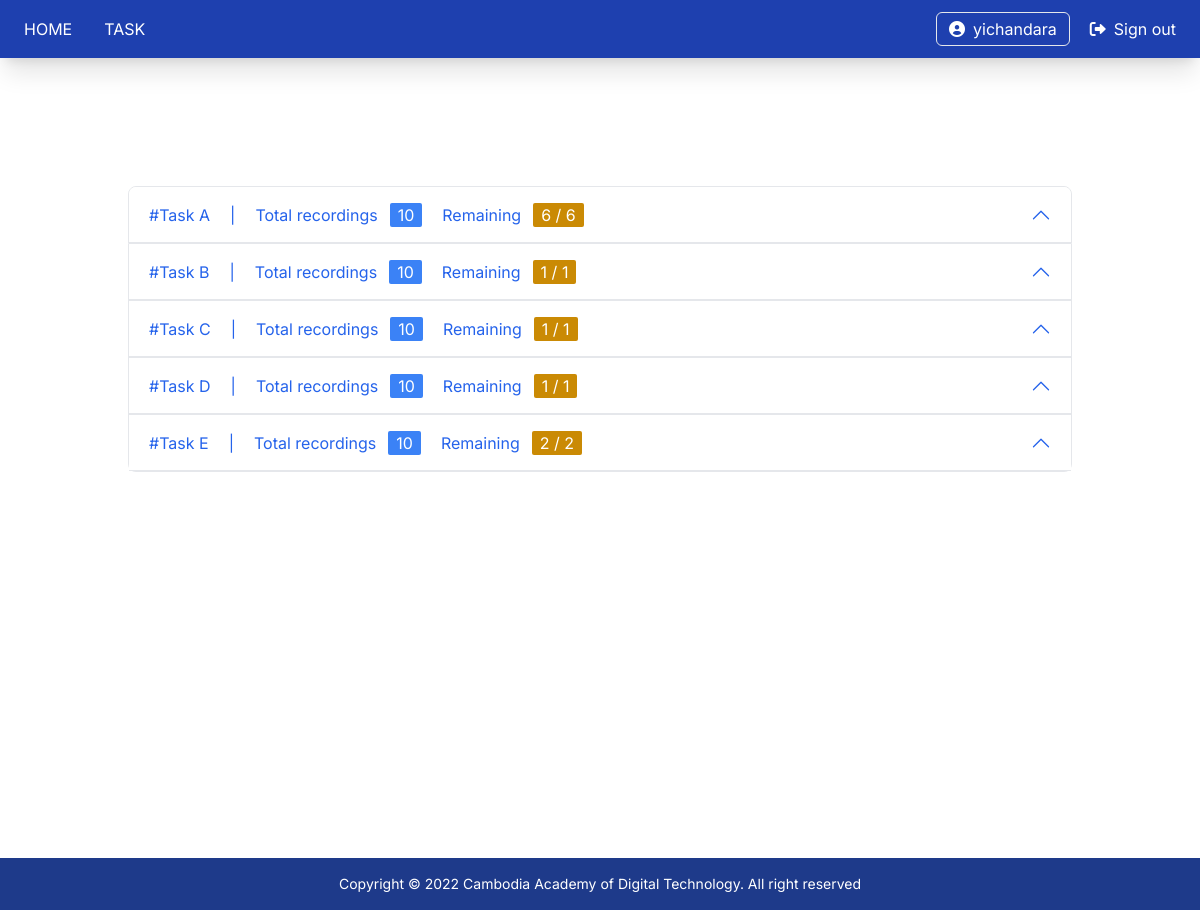
The page /task (signed in) on the database as committed earlier.
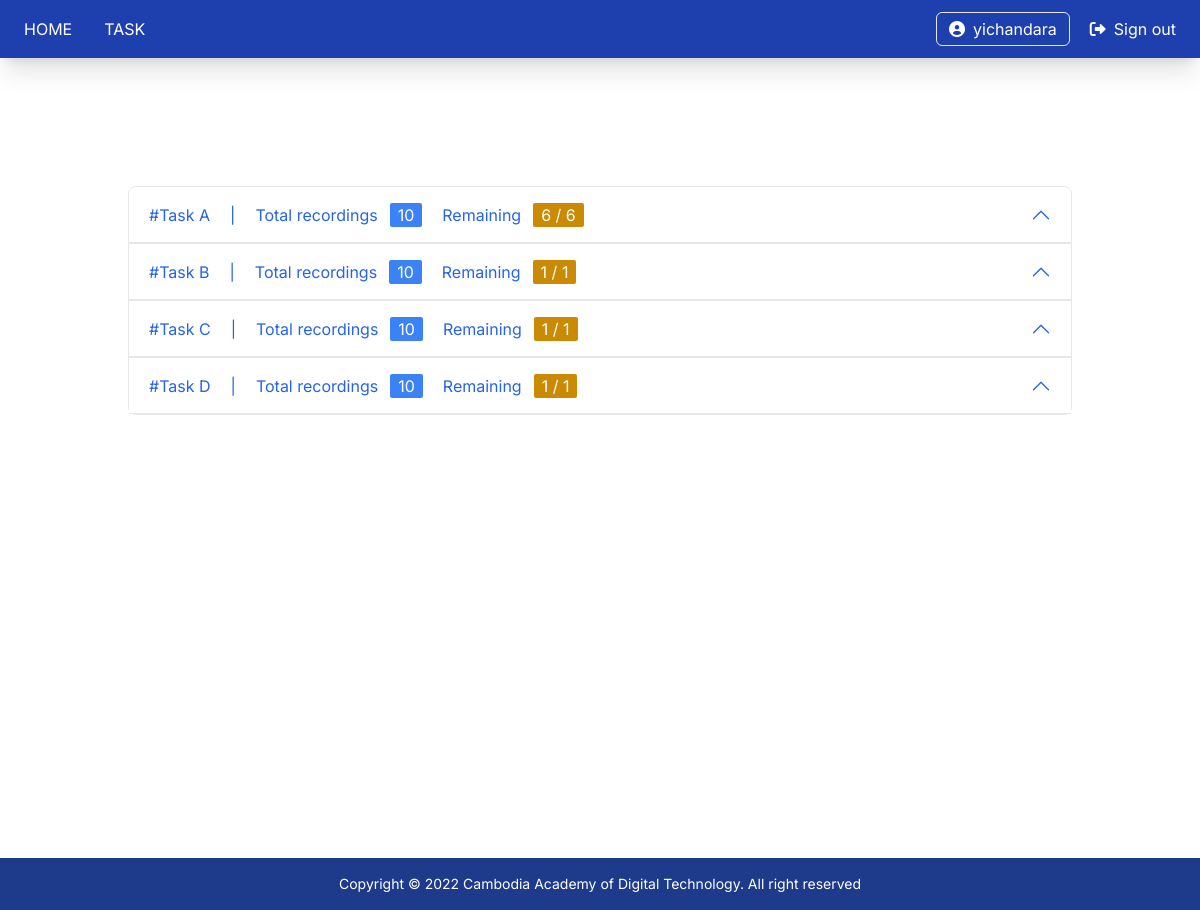
The same page on the database as committed later.
### src/models/task.py (models this page shows)
class Task (db.Model):
    id = db.Column(db.Integer(), primary_key=True)
    name = db.Column(db.String(), nullable=False, unique=True)
    description = db.Column(db.String(length=500), nullable=True)
    created_at = db.Column(db.String(), nullable=False, default=TODAY_DATE_TIME)
    updated_at = db.Column(db.String(), nullable=False, default=TODAY_DATE_TIME)
    from src.models import recording
    recordings = db.relationship('Recording', backref='task', lazy=True)
    created_user_id = db.Column(db.Integer(), db.ForeignKey('user.id'), nullable=False)
    record_config_id = db.Column(db.Integer(), db.ForeignKey('record_config.id'), nullable=True)

### src/routes/routes.py (the view)
@app.route('/task')
@login_required
def task_page():
    if current_user.speaker:
        speaker_id = current_user.speaker.id
        tasks = taskController.get_all_task()
        total_recordings = []
        total_remaining_recordings = []
        for task in tasks:
            remaining_recordings = recordingController.getRemainingRecording(
                speaker_id=speaker_id,
                selected_task=task
            )
            total_remaining_recordings.append(len(remaining_recordings))
            total_recordings.append(len(task.recordings))
        return render_template('task.html', tasks=tasks, total_recordings=total_recordings, total_remaining_recordings=total_remaining_recordings)
    return redirect(url_for('speaker_register_page'))

### src/controllers/audio_controller.py (called while the page is built)
    def getAllAudioByUser(self, speakerId):
        audios = audio.Audio.query.filter_by(speaker_id=speakerId)
        audioList = []
        for audioItem in audios:
            audioList.append(audioItem)
        return audioList

### src/controllers/recording_controller.py (called while the page is built)
    def is_existed(self, data):
        req = recording.Recording.query.filter_by(id=data).first()
        req_1 = recording.Recording.query.filter_by(sample_filename=data).first()
        if req:
            return req
        elif req_1:
            return req_1
        else:
            return None

### src/controllers/task_controller.py (called while the page is built)
    def get_all_task(self):
        tasks = task.Task.query.all()
        taskList = []
        for taskItem in tasks:
            taskList.append(taskItem)
        return taskList

### src/models/user.py (called while the page is built)
@login_manager.user_loader
def load_user(user_id):
    return User.query.get(int(user_id))

### src/templates/task.html (shortened to what this page needs)
{% extends 'base.html' %}
{% block content %}
    <div class="min-h-screen">
        <div class="p-32 w-full">
            <div class="accordion" id="accordionExample">
                {% for task in tasks %}
                <div class="accordion-item bg-white border border-gray-200">
                  <h2 class="accordion-header mb-0" id="headingOne">
                    <button class="
                      accordion-button
                      relative
                      flex
                      items-center
                      w-full
                      py-4
                      px-5
                      text-base text-gray-800 text-left
                      bg-white
                      border-0
                      rounded-none
                      transition
                      focus:outline-none
                    " type="button" data-bs-toggle="collapse" data-bs-target="#collapse{{task.id}}" aria-expanded="true"
                      aria-controls="collapseOne">
                      <div class="flex flex-row items-center space-x-5 w-full">
                        <div>
                            #{{task.name}}
                        </div>
                        <div>
                            |
                        </div>
                        <div class="flex flex-row space-x-3 items-center text-w">
                            <div>
                                Total recordings
                            </div>
                            <div class="px-2 bg-blue-500 rounded-sm text-white">
                                10
                            </div>
                        </div>
                        {% if total_remaining_recordings[task.id-1] > 0 %}
                        <div class="flex flex-row space-x-3 items-center text-w">
                            <div>
                                Remaining
                            </div>
                            <div class="px-2 bg-yellow-600 rounded-sm text-white">
                                {{total_remaining_recordings[task.id-1]}} / {{total_recordings[task.id-1]}}
                            </div>
                        </div>
                        {% else %}
                        <div class="px-2 bg-green-600 rounded-sm text-white">
                            Completed
                        </div>
                        {% endif %}
                      </div>
                    </button>
                  </h2>
                </div>
                {% endfor %}
            </div>
        </div>
    </div>
{% endblock %}

Rows that differ between the two databases and show on the page:
removed Task: name "Task E", total_remaining_recordings "2", total_recordings "2"
